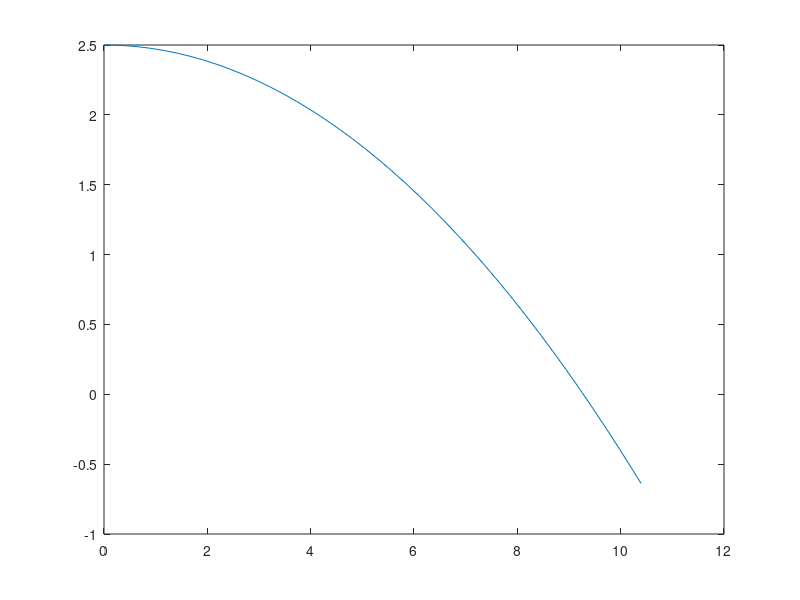

This figure's MATLAB source:
% PLOTTEN VAN BAAN VAN WATERSTRAAL
r = 0.001
rho = 1000
C = 0.04
K = (r^2)*pi*rho*C
g = 9.81
v0 = 13
x0 = 0
y0 = 2.5
hoek = 0
alpha = (hoek/180)*pi
x1 = v0*cos(alpha)
y1 = v0*sin(alpha)

%de tijdframe waarin we de baan van de waterstraal willen bekijken
tspan = [0 0.8];
%de vector van onze beginvoorwaarden
A = [x0,y0,x1,y1]
%de functie van differentialen met variabelen t (tijd) en N (matrix van
%posities)
f = @(t,N) [N(3); N(4);-K*N(3)*norm([N(3),N(4)]); 
                       -g-K*N(4)*norm([N(3),N(4)])];
%ode45 lost de differentiaalvergelijkingen op met de functies, domein tspan
%en beginvoorwaarden als input
[t, N] = ode45(f, tspan, A);

%plot alle punten horend bij domein tspan, opgelost door ode45

plot(N(:,1),N(:,2))